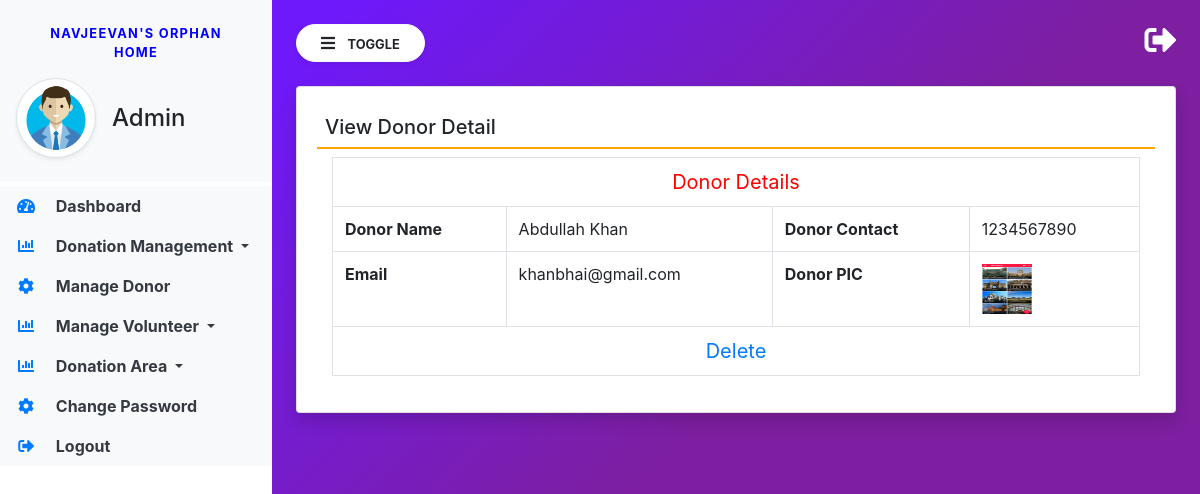
Page /view_donordetail/3 (signed in) on the committed database.
### donation/models.py (models this page shows, shortened)
class Donor(models.Model):
    user = models.ForeignKey(User, on_delete=models.CASCADE)
    contact = models.CharField(max_length=15,null=True)
    address = models.CharField(max_length=300,null=True)
    userpic = models.FileField(null=True)
    regdate = models.DateTimeField(auto_now_add=True)

### donation/views.py (the view)
# urls.py: path('view_donordetail/<int:pid>',view_donordetail, name='view_donordetail'),
def view_donordetail(request,pid):
    if not request.user.is_authenticated:
        return redirect('admin_login')
    donor = Donor.objects.get(id=pid)
    return render(request, 'view_donordetail.html', locals())

### donation/templates/view_donordetail.html
{% extends 'admin_base.html' %}
{% block main  %}
<div class="card shadow">
    <div class="card-body">
        <h5 class="p-2" style="border-bottom: 2px solid orange;">View Donor Detail</h5>
<div class="container-fluid">
         <table class="table table-bordered">
 <tr align="center">
<td colspan="4" style="font-size:20px;color:red">
 Donor Details</td></tr>
    <tr>
    <th>Donor Name</th>
    <td>{{donor.user.first_name}} {{donor.user.last_name}}</td>
    <th>Donor Contact</th>
    <td>{{donor.contact}}</td>
  </tr>
  <tr>
    <th>Email</th>
    <td>{{donor.user.username}}</td>
    <th>Donor PIC</th>
    <td><img src="{{donor.userpic.url}}" width="50px" height="50px"></td>
  </tr>
<tr align="center">
<td colspan="4" style="font-size:20px;color:red">
    <a href="{% url 'delete_donor' donor.user.id %}" onclick="return confirm('Are You Sure?')" class="text-primary">Delete</a></td></tr>
</table>
</div>
</div>
</div>
{% endblock %}

### donation/static/css/sidebar.css (style rules this page uses)
body { background-image : linear-gradient(135.9deg,rgba(109,25,252,1) 16.4%,rgba(125,31,160,1) 56.1%); min-height:100vh; }

### rows in the picture
Donor: user.first_name "Abdullah", user.last_name "Khan", contact "1234567890", user.username "khanbhai@gmail.com", userpic (picture)
